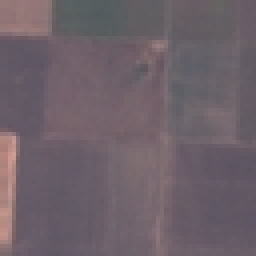
#> input picture lab5/data/AnnualCrop_1.jpg, 64 x 64 px (shown 4 times larger); its folder holds 4 pictures in this run; the run also reads 1 picture not shown here
$ python lab5.py
#> lines starting #> are read from the running program, lines starting #| are printed output that depends on the picture
import os
import cv2
import numpy as np
from sklearn.cluster import KMeans
import matplotlib.pyplot as plt

def extract_color_histogram(image_path, bins=(8, 8, 8)):
#> called with image_path = 'data/AnnualCrop_1.jpg', bins = (8, 8, 8)
    try:
        # Завантажуємо зображення
        image = cv2.imread(image_path)
#> image is the input picture: shape (64, 64, 3); mean B, G, R 104.9, 97.4, 109.1
        if image is None:
            print(f"Не вдалося завантажити: {image_path}")
            return None

        hsv_image = cv2.cvtColor(image, cv2.COLOR_BGR2HSV)
#> hsv_image: shape (64, 64, 3); mean H, S, V 148.7, 28.7, 110
        # Розраховуємо 3D гістограму для всіх трьох каналів (Hue, Saturation, Value)
        hist = cv2.calcHist([hsv_image], [0, 1, 2], None, bins, [0, 180, 0, 256, 0, 256])
        cv2.normalize(hist, hist) # Нормалізуємо
        return hist.flatten() # Повертаємо сплющену гістограму як 1D вектор ознак
    except Exception as e:
        print(f"{image_path}: {e}")
        return None


def cluster_images(image_folder, num_clusters=4):
    image_paths = [os.path.join(image_folder, f) for f in os.listdir(image_folder) if f.endswith(('.jpg', '.png', '.jpeg'))]
    print(f"Вилучення ознак з {len(image_paths)} зображень...")

    features_list = []
    valid_paths = []
    # Вилучаємо ознаки (гістограми) для кожного зображення
    for path in image_paths:
        features = extract_color_histogram(path)
#> features = 512 values, max 0.825 at index 387, min 0 at index 0, mean 0.0038
        if features is not None:
            features_list.append(features)
            valid_paths.append(path)
#> pass 2 of the loop in cluster_images, `for path in image_paths:`:
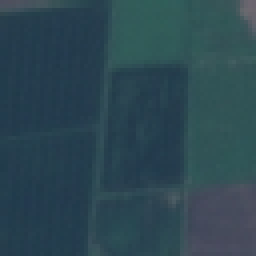
#> input picture lab5/data/AnnualCrop_2.jpg, 64 x 64 px (shown 4 times larger)
#> in extract_color_histogram, image is the input picture: shape (64, 64, 3); mean B, G, R 82, 71.2, 45
#> hsv_image: shape (64, 64, 3); mean H, S, V 99.2, 116.9, 82.1
#> features = 512 values, max 0.757 at index 290, min 0 at index 0, mean 0.00332
#> pass 3 of the loop in cluster_images, `for path in image_paths:`:
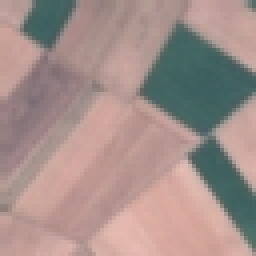
#> input picture lab5/data/AnnualCrop_3.jpg, 64 x 64 px (shown 4 times larger)
#> in extract_color_histogram, image is the input picture: shape (64, 64, 3); mean B, G, R 139, 143.5, 163.7
#> hsv_image: shape (64, 64, 3); mean H, S, V 33.4, 53.7, 168.9
#> features = 512 values, max 0.736 at index 13, min 0 at index 0, mean 0.00437
#> the loop made 4 passes; the first 3 are shown

    if not features_list:
        print("Не вдалося вилучити ознаки з жодного зображення.")
        return

    features_array = np.array(features_list)

    # Створюємо та навчаємо модель K-Means
    print("Кластеризація K-Means...")
    kmeans = KMeans(n_clusters=num_clusters, random_state=42, n_init='auto')
    kmeans.fit(features_array)
    labels = kmeans.labels_

    # Створюємо словник для зберігання зображень по кластерах
    clusters = {i: [] for i in range(num_clusters)}
    for i, path in enumerate(valid_paths):
        clusters[labels[i]].append(path)

    # Візуалізація
    print("Візуалізація результатів...")
    fig, axes = plt.subplots(num_clusters, 10, figsize=(20, 8))
    fig.suptitle(f'Результати кластеризації на {num_clusters} групи', fontsize=16)

    for i in range(num_clusters):
        # Заголовок для кожного кластера
        axes[i, 0].set_ylabel(f'Кластер {i + 1}', rotation=0, size='large', labelpad=60)

        cluster_images = clusters[i]
        for j in range(len(axes[i])):
            axes[i, j].set_xticks([])
            axes[i, j].set_yticks([])
            if j < len(cluster_images):
                img = cv2.imread(cluster_images[j])
                img = cv2.cvtColor(img, cv2.COLOR_BGR2RGB)
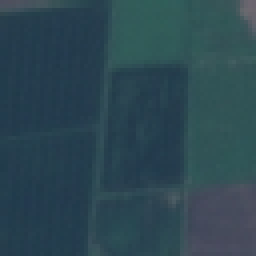
#> img: shape (64, 64, 3) (shown 4 times larger); mean R, G, B 45, 71.2, 82
                axes[i, j].imshow(img)
            else:
                # Зайві комірки
                axes[i, j].axis('off')
#> pass 2 of the loop in cluster_images, `for i in range(num_clusters):`:
#> in cluster_images, `img = cv2.cvtColor(img, cv2.COLOR_BGR2RGB)`:
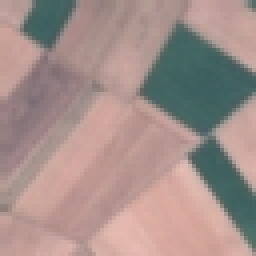
#> img: shape (64, 64, 3) (shown 4 times larger); mean R, G, B 163.7, 143.5, 139
#> pass 3 of the loop in cluster_images, `for i in range(num_clusters):`:
#> in cluster_images, `img = cv2.cvtColor(img, cv2.COLOR_BGR2RGB)`:
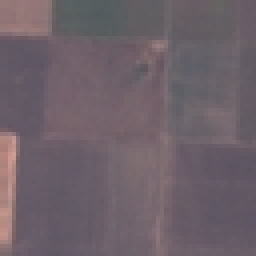
#> img: shape (64, 64, 3) (shown 4 times larger); mean R, G, B 109.1, 97.4, 104.9
#> the loop made 4 passes; the first 3 are shown
    plt.tight_layout(rect=[0, 0, 1, 0.96])
    plt.show()
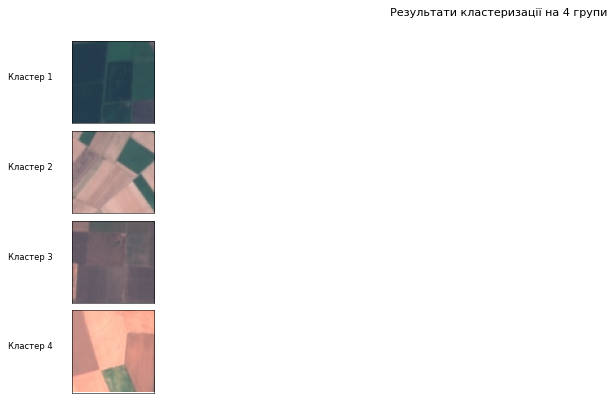
#> figure drawn by matplotlib, 4 panels

if __name__ == '__main__':
    cluster_images('data', 4)
